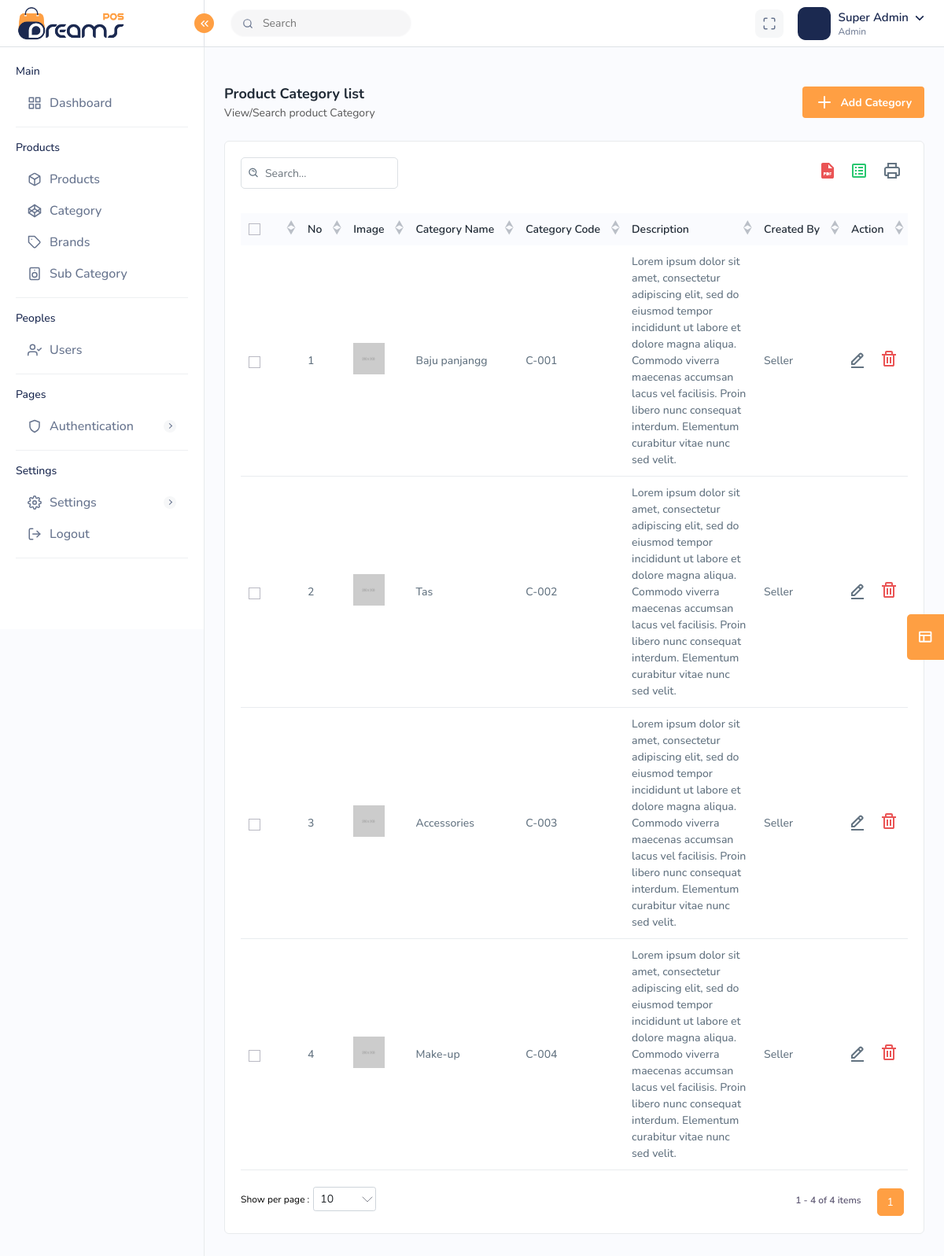
Screenshot of /admin/categorylist.php?uid=1 (signed in) with the database file from the repository.
### tables this page shows
CREATE TABLE `tbl_users` (
  `id` int(11) NOT NULL,
  `creation_time` datetime NOT NULL DEFAULT current_timestamp(),
  `update_time` datetime NOT NULL DEFAULT current_timestamp() ON UPDATE current_timestamp(),
  `last_login_time` datetime NOT NULL DEFAULT current_timestamp() ON UPDATE current_timestamp(),
  `username` varchar(50) NOT NULL,
  `email` varchar(50) NOT NULL,
  `pasword` varchar(50) NOT NULL,
  `name` varchar(50) NOT NULL,
  `img_url` varchar(200) NOT NULL,
  `phone` varchar(50) NOT NULL,
  `role` int(3) NOT NULL,
  `status` int(3) NOT NULL,
  `token_ganti_password` text NOT NULL
);

CREATE TABLE `tbl_categories` (
  `id` int(11) NOT NULL,
  `creation_time` datetime NOT NULL DEFAULT current_timestamp(),
  `update_time` datetime NOT NULL DEFAULT current_timestamp() ON UPDATE current_timestamp(),
  `id_user` int(11) NOT NULL,
  `code` varchar(150) NOT NULL,
  `img_url` varchar(150) NOT NULL,
  `name` varchar(150) NOT NULL,
  `description` text NOT NULL
);

### admin/categorylist.php (the view, shortened to what this page needs)
<!DOCTYPE html>
<html lang="en">
<head>
	<?php include('inc/header.php'); ?>
</head>
<body>
	<div class="main-wrapper">
		<?php include('inc/topnav.php'); ?>
		<?php include('inc/sidebar.php'); ?>
		<div class="page-wrapper">
			<div class="content">
				<div class="page-header">
					<div class="page-title">
						<h4>Product Category list</h4>
						<h6>View/Search product Category</h6>
					</div>
					<div class="page-btn">
						<a href="addcategory.php?uid=<?php echo $NewId ?>" class="btn btn-added"><img src="../assets/img/icons/plus.svg" alt="img" class="me-2">Add Category</a>
					</div>
				</div>
				<div class="card">
					<div class="card-body">
						<div class="table-top">
							<div class="search-set">
								<div class="search-input">
									<a class="btn btn-searchset"><img src="../assets/img/icons/search-white.svg" alt="img"></a>
								</div>
							</div>
							<div class="wordset">
								<ul>
									<li>
										<a data-bs-toggle="tooltip" data-bs-placement="top" title="pdf" id="pdf"><img src="../assets/img/icons/pdf.svg" alt="img"></a>
									</li>
									<li>
										<a data-bs-toggle="tooltip" data-bs-placement="top" title="excel" id="export-excel"><img src="../assets/img/icons/excel.svg" alt="img"></a>
									</li>
									<li>
										<a data-bs-toggle="tooltip" data-bs-placement="top" title="print" id="print"><img src="../assets/img/icons/printer.svg" alt="img"></a>
									</li>
								</ul>
							</div>
						</div>
						<form id="exportExcelForm" method="post" action="processor/exportcategory.php">
							<div class="table-responsive" id="print_out">
								<table class="table  datanew">
									<thead>
										<tr>
											<th>
												<label class="checkboxs">
													<span class="checkmarks"></span>
												</label>
											</th>
											<th>No</th>
											<th>Image</th>
											<th>Category Name</th>
											<th>Category Code</th>
											<th>Description</th>
											<th>Created By</th>
											<th>Action</th>
										</tr>
									</thead>
									<tbody>
										<?php
										$sql = "SELECT * FROM tbl_categories";
										$result = $conn->query($sql);
										$ro = '1';
										if ($result->num_rows > 0) {
											while ($row = $result->fetch_assoc()) {
												echo '<tr data-id="' . $row['id'] . '">';
												echo '<td>
												<label class="checkboxs">
													<input type="checkbox">
													<span class="checkmarks"></span>
												</label>
											</td>';
												echo '<td>' . $ro . '</td>';
												echo '<td><a class="product-img"><img src=' . $row['img_url'] . '></a></td>';
												echo '<td><a>' . $row['name'] . '</a></td>';
												echo '<td>' . $row['code'] . '</td>';
												echo '<td style="white-space: pre-line;">' . $row['description'] . '</td>';
												if ($row['id_user'] == 1) {
													echo "<td>Admin</td>";
												} elseif ($row['id_user'] == 2) {
													echo "<td>Seller</td>";
												} else {
													echo "<td>Unknown</td>";
												}
												echo "<td>
												<a class='me-3' href='editcategory.php?id=" . $row['id'] . "&uid=" . $NewId . "'>
													<img src='../assets/img/icons/edit.svg' alt='img'>
												</a>
												<a class='me-3 ajax-delete-btn' data-id='" . $row['id'] . "'>
													<img src='assets/img/icons/delete.svg' alt='img'>
												</a>
											</td>";
												echo '</tr>';
												$ro++;
											}
										}
										?>
									</tbody>
								</table>
							</div>
						</form>
					</div>
				</div>
			</div>
		</div>
	</div>
</body>
</html>

### admin/inc/topnav.php (shortened to what this page needs)
<?php
$servername = "localhost";
$db_username = "root";
$db_password = "";
$database = "ims";
$conn = new mysqli($servername, $db_username, $db_password, $database);
$id = $_GET['uid'];
$NewId = $id;
$Uniquequery = "SELECT * FROM tbl_users WHERE id = $NewId";
$Uniqueresult = $conn->query($Uniquequery);
if ($Uniqueresult && $Uniqueresult->num_rows > 0) {
    $Uniquerow = $Uniqueresult->fetch_assoc();
}
$role = $Uniquerow['role'];
if ($role == 0) {
    echo $roleText = "Admin";
} else {
    echo $roleText = "Users";
}
echo '
<div class="header">
    <div class="header-left active">
        <a href="index.php?uid=' . $NewId . '" class="logo logo-normal">
            <img src="../assets/img/logo.png" alt="">
        </a>
        <a href="index.php?uid=' . $NewId . '" class="logo logo-white">
        </a>
        <a href="index.php?uid=' . $NewId . '" class="logo-small">
        </a>
        <a id="toggle_btn" href="javascript:void(0);">
            <i data-feather="chevrons-left" class="feather-16"></i>
        </a>
    </div>
    <ul class="nav user-menu">
        <li class="nav-item nav-searchinputs">
            <div class="top-nav-search">
                <form action="#">
                    <div class="searchinputs">
                        <input type="text" placeholder="Search">
                        <div class="search-addon">
                            <span><i data-feather="search" class="feather-14"></i></span>
                        </div>
                    </div>
                </form>
            </div>
        </li>
        <li class="nav-item nav-item-box">
            <a href="javascript:void(0);" id="btnFullscreen">
                <i data-feather="maximize"></i>
            </a>
        </li>
        <li class="nav-item dropdown has-arrow main-drop">
            <a href="javascript:void(0);" class="dropdown-toggle nav-link userset" data-bs-toggle="dropdown">
                <span class="user-info">
                    <span class="user-letter">
                        <img src="' . $Uniquerow['img_url'] . '" alt="" class="img-fluid">
                    </span>
                    <span class="user-detail">
                        <span class="user-name">' . $Uniquerow['name'] . '</span>
                        <span class="user-role">' . $roleText . '</span>
                    </span>
                </span>
            </a>
                        <span class="user-img"><img src="' . $Uniquerow['img_url'] . '" alt="">
                            <span class="status online"></span></span>
                            <h6>' . $Uniquerow['username'] . '</h6>
                            <h5>' . $roleText . '</h5>
                    <a class="dropdown-item" href="profile.php?uid=' . $NewId . '"> <i class="me-2" data-feather="user"></i> My Profile</a>
        </li>
    </ul>
</div>';
?>

### rows the page displays
tbl_users: name "Super Admin", role "Admin"
tbl_categories: img_url (picture), name "Baju panjangg", code "C-001", description "Lorem ipsum dolor sit amet, consectetur adipiscing elit, sed do eiusmod tempor incididunt ut labore et dolore magna aliqua. Commodo viverra maecenas accumsan lacus vel facilisis. Proin libero nunc consequat interdum. Elementum curabitur vitae nunc sed velit.", shows "Seller"
tbl_categories: img_url (picture), name "Tas", code "C-002", description "Lorem ipsum dolor sit amet, consectetur adipiscing elit, sed do eiusmod tempor incididunt ut labore et dolore magna aliqua. Commodo viverra maecenas accumsan lacus vel facilisis. Proin libero nunc consequat interdum. Elementum curabitur vitae nunc sed velit.", shows "Seller"
tbl_categories: img_url (picture), name "Accessories", code "C-003", description "Lorem ipsum dolor sit amet, consectetur adipiscing elit, sed do eiusmod tempor incididunt ut labore et dolore magna aliqua. Commodo viverra maecenas accumsan lacus vel facilisis. Proin libero nunc consequat interdum. Elementum curabitur vitae nunc sed velit.", shows "Seller"
tbl_categories: img_url (picture), name "Make-up", code "C-004", description "Lorem ipsum dolor sit amet, consectetur adipiscing elit, sed do eiusmod tempor incididunt ut labore et dolore magna aliqua. Commodo viverra maecenas accumsan lacus vel facilisis. Proin libero nunc consequat interdum. Elementum curabitur vitae nunc sed velit.", shows "Seller"
